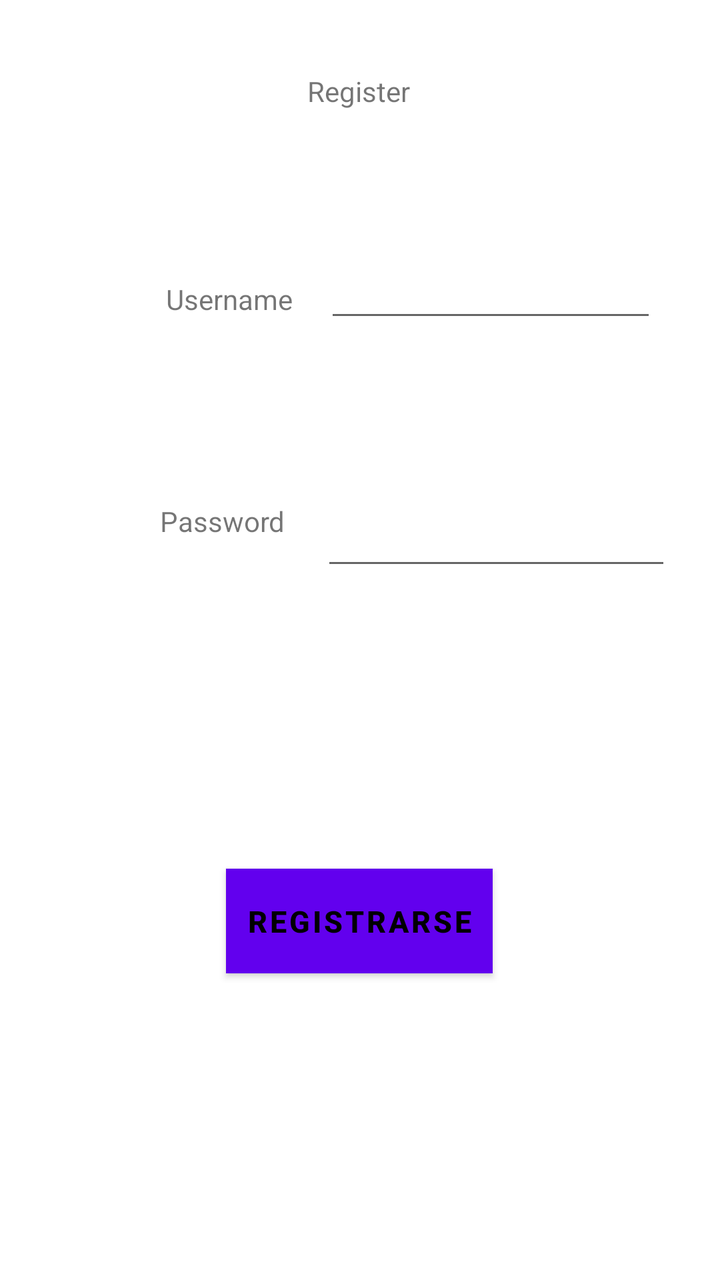
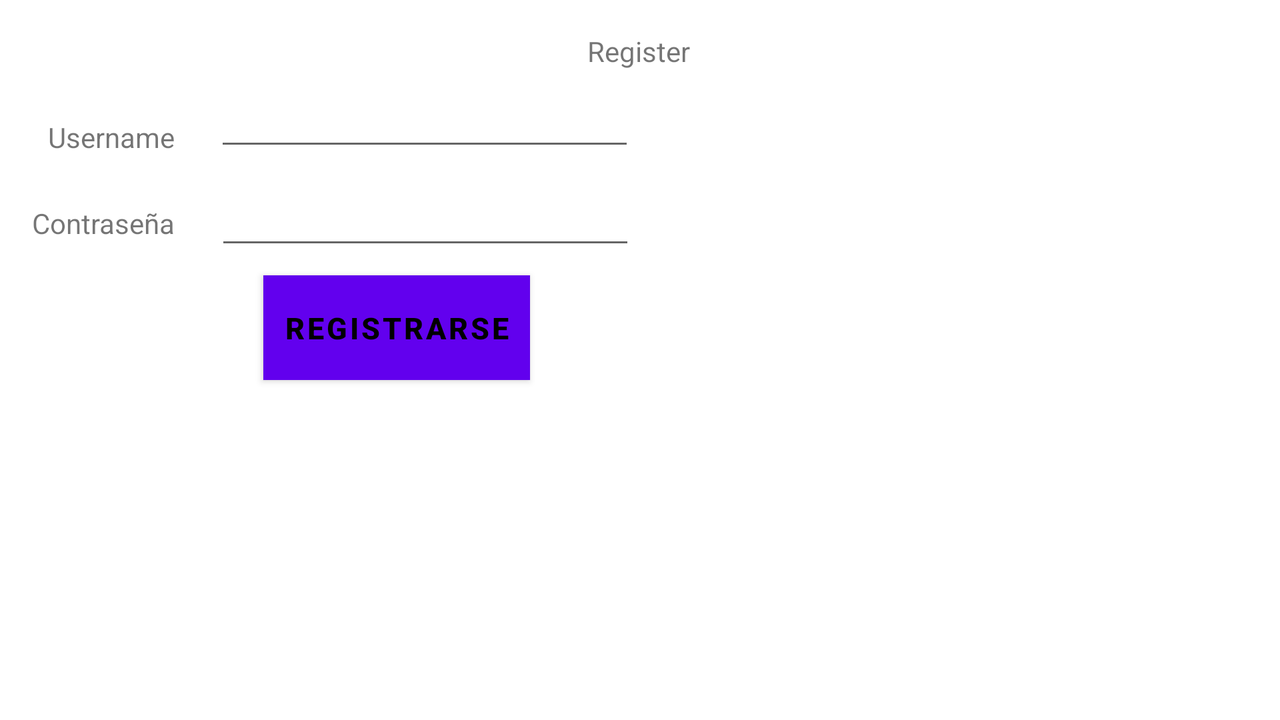

One screen, two layout resources from the same app: the default and the repository's alternative for another configuration. Each is rendered where Android would select it; the XML of both is given below.
<!-- AndroidManifest.xml: application theme Theme.Individual2 -->
<!-- res/layout/register.xml -->
<?xml version="1.0" encoding="utf-8"?>
<androidx.constraintlayout.widget.ConstraintLayout xmlns:android="http://schemas.android.com/apk/res/android"
    xmlns:app="http://schemas.android.com/apk/res-auto"
    xmlns:tools="http://schemas.android.com/tools"
    android:layout_width="match_parent"
    android:layout_height="match_parent">

    <TextView
        android:id="@+id/textView6"
        android:layout_width="wrap_content"
        android:layout_height="wrap_content"
        android:layout_marginTop="92dp"
        android:text="Password"
        app:layout_constraintEnd_toStartOf="@+id/passwordR"
        app:layout_constraintHorizontal_bias="0.818"
        app:layout_constraintStart_toStartOf="parent"
        app:layout_constraintTop_toBottomOf="@+id/textView5" />

    <EditText
        android:id="@+id/usernameR"
        android:layout_width="166dp"
        android:layout_height="51dp"
        android:layout_marginTop="60dp"
        android:ems="10"
        android:inputType="textPersonName"
        app:layout_constraintEnd_toEndOf="parent"
        app:layout_constraintHorizontal_bias="0.836"
        app:layout_constraintStart_toStartOf="parent"
        app:layout_constraintTop_toBottomOf="@+id/textView4" />

    <TextView
        android:id="@+id/textView4"
        android:layout_width="wrap_content"
        android:layout_height="wrap_content"
        android:layout_marginTop="36dp"
        android:text="Register"
        app:layout_constraintEnd_toEndOf="parent"
        app:layout_constraintHorizontal_bias="0.498"
        app:layout_constraintStart_toStartOf="parent"
        app:layout_constraintTop_toTopOf="parent" />

    <EditText
        android:id="@+id/passwordR"
        android:layout_width="175dp"
        android:layout_height="48dp"
        android:layout_marginTop="76dp"
        android:ems="10"
        android:inputType="textPassword"
        app:layout_constraintEnd_toEndOf="parent"
        app:layout_constraintHorizontal_bias="0.868"
        app:layout_constraintStart_toStartOf="parent"
        app:layout_constraintTop_toBottomOf="@+id/usernameR" />

    <TextView
        android:id="@+id/textView5"
        android:layout_width="wrap_content"
        android:layout_height="wrap_content"
        android:layout_marginStart="32dp"
        android:layout_marginTop="140dp"
        android:text="Username"
        app:layout_constraintEnd_toStartOf="@+id/usernameR"
        app:layout_constraintHorizontal_bias="0.759"
        app:layout_constraintStart_toStartOf="parent"
        app:layout_constraintTop_toTopOf="parent" />

    <Button
        style="@style/ButtonStyle"
        android:id="@+id/registerBtn"
        android:layout_width="wrap_content"
        android:layout_height="wrap_content"
        android:onClick="onRegister"
        android:text="Registrarse"
        app:layout_constraintBottom_toBottomOf="parent"
        app:layout_constraintEnd_toEndOf="parent"
        app:layout_constraintHorizontal_bias="0.498"
        app:layout_constraintStart_toStartOf="parent"
        app:layout_constraintTop_toTopOf="parent"
        app:layout_constraintVertical_bias="0.739" />
</androidx.constraintlayout.widget.ConstraintLayout>
<!-- resources referenced by this layout -->
<resources>
  <style name="ButtonStyle">
          <item name="android:layout_width">fill_parent</item>
          <item name="android:textColor">@color/black</item>
          <item name="android:textSize">15sp</item>
          <item name="android:padding">10dp</item>
          <item name="android:textStyle">bold</item>
          <item name="android:background">@color/purple_200</item>
          <item name="android:gravity">center</item>
      </style>
  <style name="Theme.Individual2" parent="Theme.MaterialComponents.DayNight.DarkActionBar">
          
          <item name="colorPrimary">@color/purple_500</item>
          <item name="colorPrimaryVariant">@color/purple_700</item>
          <item name="colorOnPrimary">@color/white</item>
          
          <item name="colorSecondary">@color/teal_200</item>
          <item name="colorSecondaryVariant">@color/teal_700</item>
          <item name="colorOnSecondary">@color/black</item>
          
          <item name="android:statusBarColor" tools:targetApi="l">?attr/colorPrimaryVariant</item>
          
      </style>
</resources>
<!-- res/layout-land/register.xml (the repository's variant of the layout above) -->
<!-- drawn on the phone turned sideways -->
<?xml version="1.0" encoding="utf-8"?>
<androidx.constraintlayout.widget.ConstraintLayout xmlns:android="http://schemas.android.com/apk/res/android"
    xmlns:app="http://schemas.android.com/apk/res-auto"
    xmlns:tools="http://schemas.android.com/tools"
    android:layout_width="match_parent"
    android:layout_height="match_parent">

    <TextView
        android:id="@+id/textView7"
        android:layout_width="wrap_content"
        android:layout_height="wrap_content"
        android:layout_marginTop="16dp"
        android:text="Register"
        app:layout_constraintEnd_toEndOf="parent"
        app:layout_constraintHorizontal_bias="0.499"
        app:layout_constraintStart_toStartOf="parent"
        app:layout_constraintTop_toTopOf="parent" />

    <TextView
        android:id="@+id/textView8"
        android:layout_width="wrap_content"
        android:layout_height="wrap_content"
        android:layout_marginStart="24dp"
        android:layout_marginTop="24dp"
        android:text="Username"
        app:layout_constraintStart_toStartOf="parent"
        app:layout_constraintTop_toBottomOf="@+id/textView7" />

    <TextView
        android:id="@+id/textView9"
        android:layout_width="wrap_content"
        android:layout_height="wrap_content"
        android:layout_marginStart="16dp"
        android:layout_marginTop="24dp"
        android:text="Contraseña"
        app:layout_constraintStart_toStartOf="parent"
        app:layout_constraintTop_toBottomOf="@+id/textView8" />

    <EditText
        android:id="@+id/usernameRL"
        android:layout_width="wrap_content"
        android:layout_height="wrap_content"
        android:layout_marginStart="20dp"
        android:layout_marginTop="4dp"
        android:ems="10"
        android:inputType="textPersonName"
        app:layout_constraintStart_toEndOf="@+id/textView8"
        app:layout_constraintTop_toBottomOf="@+id/textView7" />

    <Button
        android:id="@+id/button2"
        style="@style/ButtonStyle"
        android:layout_width="wrap_content"
        android:layout_height="wrap_content"
        android:layout_marginTop="8dp"
        android:onClick="onRegister"
        android:text="Registrarse"
        app:layout_constraintEnd_toEndOf="parent"
        app:layout_constraintHorizontal_bias="0.26"
        app:layout_constraintStart_toStartOf="parent"
        app:layout_constraintTop_toBottomOf="@+id/passwordRL" />

    <EditText
        android:id="@+id/passwordRL"
        android:layout_width="wrap_content"
        android:layout_height="wrap_content"
        android:layout_marginStart="20dp"
        android:layout_marginTop="8dp"
        android:ems="10"
        android:inputType="textPassword"
        app:layout_constraintStart_toEndOf="@+id/textView9"
        app:layout_constraintTop_toBottomOf="@+id/usernameRL" />
</androidx.constraintlayout.widget.ConstraintLayout>
